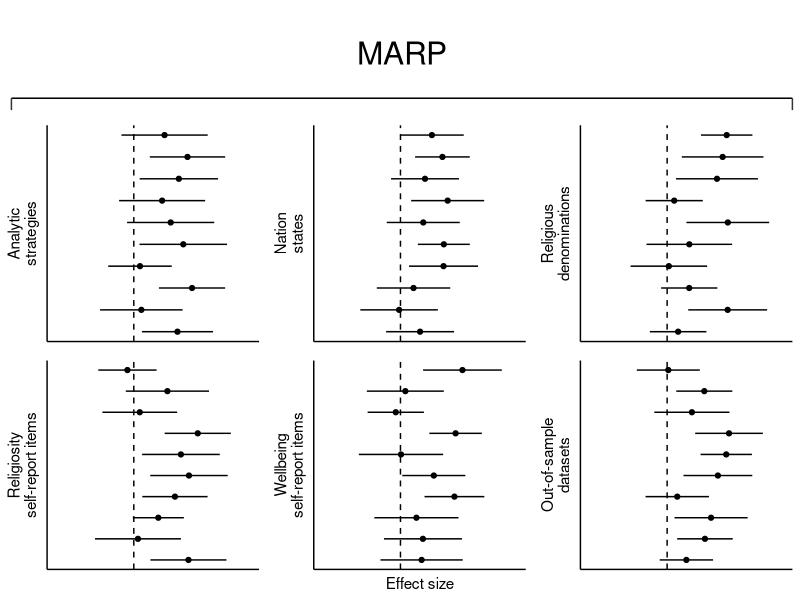

Write R code to recreate this figure.
# create figure for commentary

library(cowplot)
library(tidyverse)

set.seed(2113)

# plotting function
plotFun <- function(n = 10, ylab, xlab = NULL) {
  tibble(
    id = 1:n, 
    effect = runif(n, -0.1, 1),
    se = runif(n, 0.2, 0.35),
    lower = effect + 1.96*se,
    upper = effect - 1.96*se
  ) %>%
    ggplot(aes(x = effect, xmin = lower, xmax = upper, y = id)) +
    geom_pointrange(size = 0.2) +
    geom_vline(xintercept = 0, linetype = "dashed") +
    theme_classic() +
    theme(axis.ticks.x = element_blank(),
          axis.text.x  = element_blank(),
          axis.ticks.y = element_blank(),
          axis.text.y  = element_blank()) +
    ylab(ylab) +
    xlab(xlab) +
    xlim(-1.2, 1.8)
}

# subplots
pA <- plotFun(ylab = "Analytic\nstrategies")
pB <- plotFun(ylab = "Nation\nstates")
pC <- plotFun(ylab = "Religious\ndenominations")
pD <- plotFun(ylab = "Religiosity\nself-report items", xlab = " ")
pE <- plotFun(ylab = "Wellbeing\nself-report items", xlab = "Effect size")
pF <- plotFun(ylab = "Out-of-sample\ndatasets", xlab = " ")

label <- 
  ggplot() + 
  annotate("text", x = 0, y = 0, size = 8, label = "MARP") +
  scale_x_continuous(breaks = c(-0.05, 0.05)) +
  theme_classic() +
  theme(axis.title = element_blank(),
        axis.text = element_blank(),
        axis.line.y = element_blank(),
        axis.ticks.y = element_blank(),
        axis.ticks.length.x = unit(3, "mm"))
top <- plot_grid(pA, pB, pC, nrow = 1)
bot <- plot_grid(pD, pE, pF, nrow = 1)
out <- plot_grid(label, top, bot, nrow = 3, rel_heights = c(0.5, 1, 1.05))
ggsave(out, filename = "figure.pdf", width = 6, height = 4)
